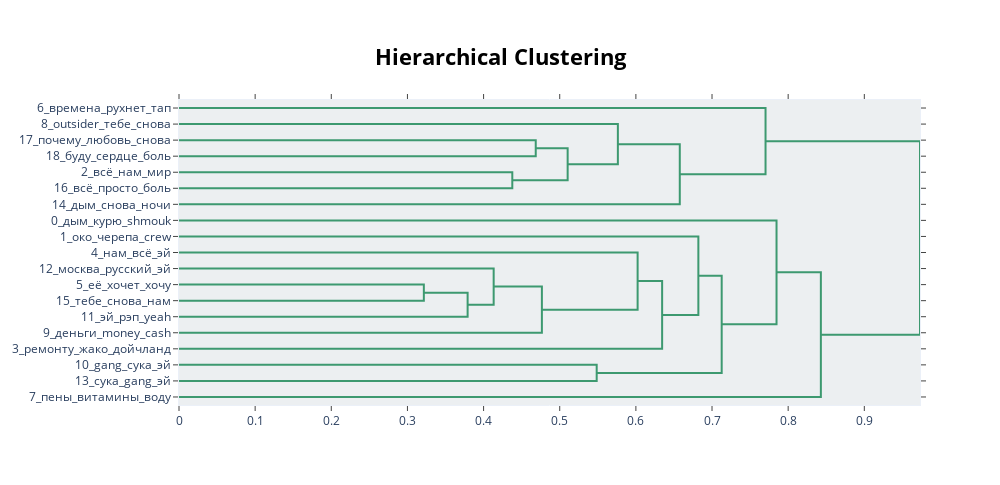

Here is the notebook cell this chart was saved with:
### Code cell
topic_model.visualize_hierarchy()

### Figure 1 — Plotly figure (JSON) as saved in the notebook; plotly's stock layout.template omitted (floating-point values rounded to 4 significant figures)
{"data": [{"hoverinfo": "text", "marker": {"color": "rgb(61,153,112)"}, "mode": "lines", "type": "scatter", "x": [0.0, 0.4685, 0.4685, 0.0], "xaxis": "x", "y": [-25.0, -25.0, -35.0, -35.0], "yaxis": "y"}, {"hoverinfo": "text", "marker": {"color": "rgb(61,153,112)"}, "mode": "lines", "type": "scatter", "x": [0.0, 0.4377, 0.4377, 0.0], "xaxis": "x", "y": [-45.0, -45.0, -55.0, -55.0], "yaxis": "y"}, {"hoverinfo": "text", "marker": {"color": "rgb(61,153,112)"}, "mode": "lines", "type": "scatter", "x": [0.4685, 0.5104, 0.5104, 0.4377], "xaxis": "x", "y": [-30.0, -30.0, -50.0, -50.0], "yaxis": "y"}, {"hoverinfo": "text", "marker": {"color": "rgb(61,153,112)"}, "mode": "lines", "type": "scatter", "x": [0.0, 0.5763, 0.5763, 0.5104], "xaxis": "x", "y": [-15.0, -15.0, -40.0, -40.0], "yaxis": "y"}, {"hoverinfo": "text", "marker": {"color": "rgb(61,153,112)"}, "mode": "lines", "type": "scatter", "x": [0.5763, 0.6577, 0.6577, 0.0], "xaxis": "x", "y": [-27.5, -27.5, -65.0, -65.0], "yaxis": "y"}, {"hoverinfo": "text", "marker": {"color": "rgb(61,153,112)"}, "mode": "lines", "type": "scatter", "x": [0.0, 0.7703, 0.7703, 0.6577], "xaxis": "x", "y": [-5.0, -5.0, -46.25, -46.25], "yaxis": "y"}, {"hoverinfo": "text", "marker": {"color": "rgb(61,153,112)"}, "mode": "lines", "type": "scatter", "x": [0.0, 0.3215, 0.3215, 0.0], "xaxis": "x", "y": [-115.0, -115.0, -125.0, -125.0], "yaxis": "y"}, {"hoverinfo": "text", "marker": {"color": "rgb(61,153,112)"}, "mode": "lines", "type": "scatter", "x": [0.3215, 0.379, 0.379, 0.0], "xaxis": "x", "y": [-120.0, -120.0, -135.0, -135.0], "yaxis": "y"}, {"hoverinfo": "text", "marker": {"color": "rgb(61,153,112)"}, "mode": "lines", "type": "scatter", "x": [0.0, 0.4132, 0.4132, 0.379], "xaxis": "x", "y": [-105.0, -105.0, -127.5, -127.5], "yaxis": "y"}, {"hoverinfo": "text", "marker": {"color": "rgb(61,153,112)"}, "mode": "lines", "type": "scatter", "x": [0.4132, 0.4766, 0.4766, 0.0], "xaxis": "x", "y": [-116.2, -116.2, -145.0, -145.0], "yaxis": "y"}, {"hoverinfo": "text", "marker": {"color": "rgb(61,153,112)"}, "mode": "lines", "type": "scatter", "x": [0.0, 0.6023, 0.6023, 0.4766], "xaxis": "x", "y": [-95.0, -95.0, -130.6, -130.6], "yaxis": "y"}, {"hoverinfo": "text", "marker": {"color": "rgb(61,153,112)"}, "mode": "lines", "type": "scatter", "x": [0.6023, 0.6345, 0.6345, 0.0], "xaxis": "x", "y": [-112.8, -112.8, -155.0, -155.0], "yaxis": "y"}, {"hoverinfo": "text", "marker": {"color": "rgb(61,153,112)"}, "mode": "lines", "type": "scatter", "x": [0.0, 0.6821, 0.6821, 0.6345], "xaxis": "x", "y": [-85.0, -85.0, -133.9, -133.9], "yaxis": "y"}, {"hoverinfo": "text", "marker": {"color": "rgb(61,153,112)"}, "mode": "lines", "type": "scatter", "x": [0.0, 0.5485, 0.5485, 0.0], "xaxis": "x", "y": [-165.0, -165.0, -175.0, -175.0], "yaxis": "y"}, {"hoverinfo": "text", "marker": {"color": "rgb(61,153,112)"}, "mode": "lines", "type": "scatter", "x": [0.6821, 0.7127, 0.7127, 0.5485], "xaxis": "x", "y": [-109.5, -109.5, -170.0, -170.0], "yaxis": "y"}, {"hoverinfo": "text", "marker": {"color": "rgb(61,153,112)"}, "mode": "lines", "type": "scatter", "x": [0.0, 0.7847, 0.7847, 0.7127], "xaxis": "x", "y": [-75.0, -75.0, -139.7, -139.7], "yaxis": "y"}, {"hoverinfo": "text", "marker": {"color": "rgb(61,153,112)"}, "mode": "lines", "type": "scatter", "x": [0.7847, 0.8429, 0.8429, 0.0], "xaxis": "x", "y": [-107.4, -107.4, -185.0, -185.0], "yaxis": "y"}, {"hoverinfo": "text", "marker": {"color": "rgb(61,153,112)"}, "mode": "lines", "type": "scatter", "x": [0.7703, 0.9731, 0.9731, 0.8429], "xaxis": "x", "y": [-25.62, -25.62, -146.2, -146.2], "yaxis": "y"}], "layout": {"autosize": false, "height": 485, "hoverlabel": {"bgcolor": "white", "font": {"family": "Rockwell", "size": 16}}, "hovermode": "closest", "plot_bgcolor": "#ECEFF1", "showlegend": false, "title": {"font": {"color": "Black", "size": 22}, "text": "<b>Hierarchical Clustering</b>", "x": 0.5, "xanchor": "center", "yanchor": "top"}, "width": 1000, "xaxis": {"mirror": "allticks", "rangemode": "tozero", "showgrid": false, "showline": true, "showticklabels": true, "ticks": "outside", "type": "linear", "zeroline": false}, "yaxis": {"mirror": "allticks", "range": [-190, 0], "rangemode": "tozero", "showgrid": false, "showline": true, "showticklabels": true, "tickmode": "array", "ticks": "outside", "ticktext": ["6_времена_рухнет_тап", "8_outsider_тебе_снова", "17_почему_любовь_снова", "18_буду_сердце_боль", "2_всё_нам_мир", "16_всё_просто_боль", "14_дым_снова_ночи", "0_дым_курю_shmouk", "1_око_черепа_crew", "4_нам_всё_эй", "12_москва_русский_эй", "5_её_хочет_хочу", "15_тебе_снова_нам", "11_эй_рэп_yeah", "9_деньги_money_cash", "3_ремонту_жако_дойчланд", "10_gang_сука_эй", "13_сука_gang_эй", "7_пены_витамины_воду"], "tickvals": [-5, -15, -25, -35, -45, -55, -65, -75, -85, -95, -105, -115, -125, -135, -145, -155, -165, -175, -185], "type": "linear", "zeroline": false}}}
